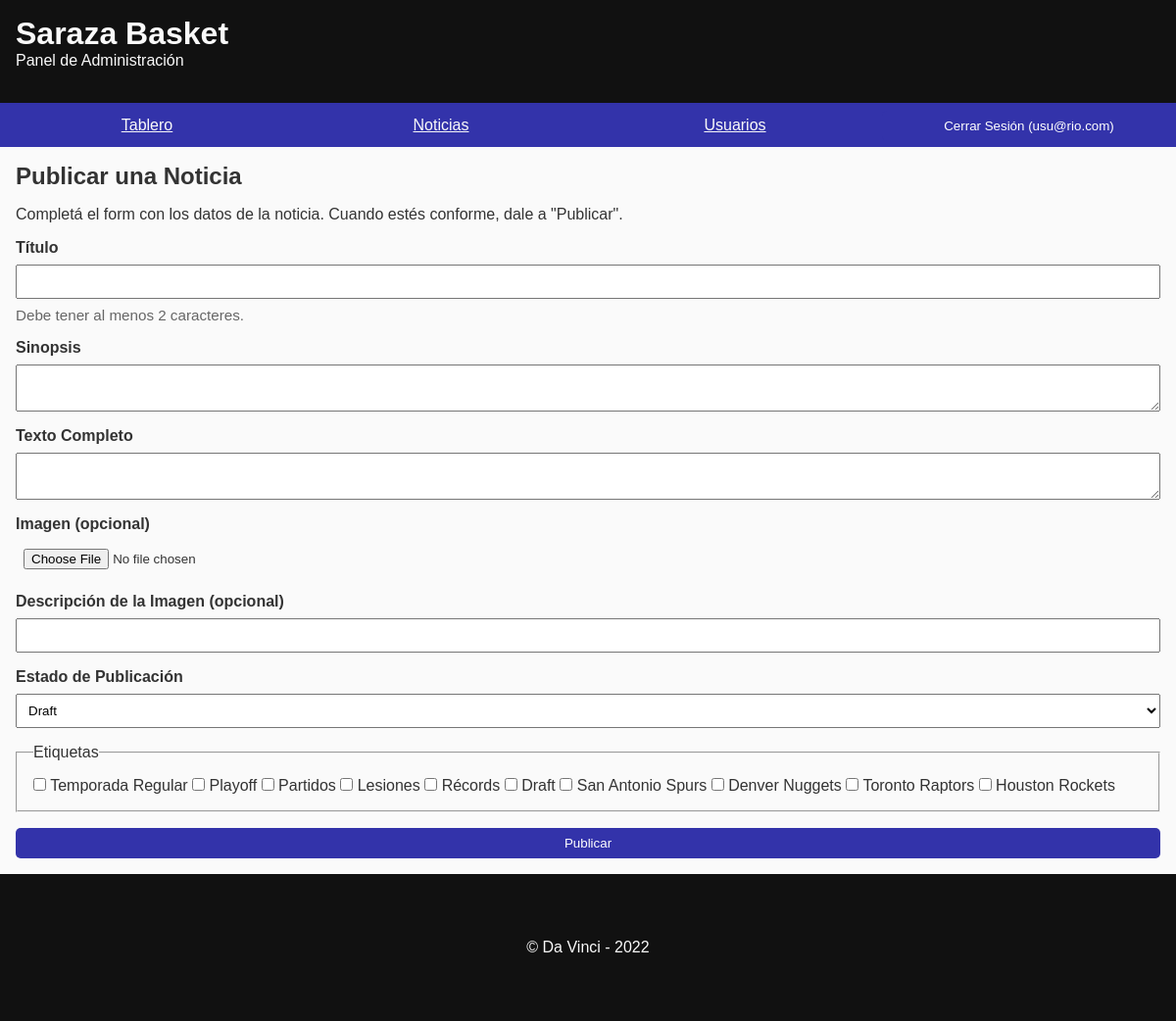
/noticias/final/admin/index.php?s=noticias-publicar (signed in), run on the app's committed database.
### tables this page shows
CREATE TABLE `usuarios` (
  `usuario_id` int(10) UNSIGNED NOT NULL,
  `rol_fk` tinyint(3) UNSIGNED NOT NULL,
  `email` varchar(255) NOT NULL,
  `password` varchar(255) NOT NULL,
  `username` varchar(60) DEFAULT NULL
);

CREATE TABLE `etiquetas` (
  `etiqueta_id` tinyint(3) UNSIGNED NOT NULL,
  `nombre` varchar(25) NOT NULL
);

### noticias/final/bootstrap/autoload.php (called while the page is built, shortened)
<?php
spl_autoload_register(function(string $className) {
	$classesDir = __DIR__ . '/..';
	$classPath = str_replace('DaVinci', 'classes', $className);
	$classPath = $classesDir . '/' . $classPath . '.php';
});

### noticias/final/classes/Auth/Auth.php (called while the page is built, shortened)
<?php
class Auth
{
	private ?Usuario $usuario = null;
	public function autenticado(): bool
	{
		return isset($_SESSION['usuario_id']);
	}
	public function getUsuario(): ?Usuario
	{
		if(!$this->usuario) {
			$this->usuario = (new Usuario)->traerPorId($_SESSION['usuario_id']);
		}
		return $this->usuario;
	}
}

### noticias/final/classes/Models/Modelo.php (called while the page is built, shortened)
<?php
class Modelo
{
	protected string $table = "";
	protected string $primaryKey = "";
	public function todo(): array
	{
		$db = DB::getConexion();
		$query = "SELECT * FROM " . $this->table;
		$stmt = $db->prepare($query);
		$stmt->execute();
		$stmt->setFetchMode(PDO::FETCH_CLASS, static::class);
		return $stmt->fetchAll();
	}
	public function traerPorId(int $id): self|null
	{
		$db = DB::getConexion();
		$query = "SELECT * FROM " . $this->table . "
				WHERE " . $this->primaryKey . " = ?";
		$stmt = $db->prepare($query);
		$stmt->execute([$id]);
		$stmt->setFetchMode(PDO::FETCH_CLASS, static::class);
		$obj = $stmt->fetch();
		return $obj;
	}
}

### noticias/final/classes/Models/Usuario.php (called while the page is built, shortened)
<?php
class Usuario extends Modelo
{
	private string $email;
	public function getEmail(): string
	{
		return $this->email;
	}
}

### noticias/final/classes/Models/EstadoPublicacion.php (called while the page is built, shortened)
<?php
class EstadoPublicacion extends Modelo
{
	private int $estado_publicacion_id;
	private string $nombre;
	public function getEstadoPublicacionId(): int
	{
		return $this->estado_publicacion_id;
	}
	public function getNombre(): string
	{
		return $this->nombre;
	}
}

### noticias/final/classes/Models/Etiqueta.php (called while the page is built, shortened)
<?php
class Etiqueta extends Modelo
{
	private int $etiqueta_id;
	private string $nombre;
	public function getEtiquetaId(): int
	{
		return $this->etiqueta_id;
	}
	public function getNombre(): string
	{
		return $this->nombre;
	}
}

### noticias/final/admin/views/noticias-publicar.php (the view, shortened to what this page needs)
<?php
$estados = (new EstadoPublicacion)->todo();
$etiquetas = (new Etiqueta)->todo();
$errores = $_SESSION['errores'] ?? [];
$dataForm = $_SESSION['data-form'] ?? ['estado_publicacion_fk' => null];
?>
<section class="container">
	<h1 class="mb-1">Publicar una Noticia</h1>
	<p class="mb-1">Completá el form con los datos de la noticia. Cuando estés conforme, dale a "Publicar".</p>
	<form action="acciones/noticias-publicar.php" method="post" enctype="multipart/form-data">
		<div class="form-fila">
			<label for="titulo">Título</label>
			<input
				type="text"
				id="titulo"
				name="titulo"
				class="form-control"
				aria-describedby="help-titulo <?= isset($errores['titulo']) ? 'error-titulo' : '';?>"
				value="<?= $dataForm['titulo'] ?? null;?>"
			>
			<div class="form-help" id="help-titulo">Debe tener al menos 2 caracteres.</div>
		</div>
		<div class="form-fila">
			<label for="sinopsis">Sinopsis</label>
			<textarea
				id="sinopsis"
				name="sinopsis"
				class="form-control"
				<?php if(isset($errores['sinopsis'])): ?> aria-describedby="error-sinopsis" <?php endif;?>
			><?= $dataForm['sinopsis'] ?? null;?></textarea>
		</div>
		<div class="form-fila">
			<label for="texto">Texto Completo</label>
			<textarea
				id="texto"
				name="texto"
				class="form-control"
				<?php if(isset($errores['texto'])): ?> aria-describedby="error-texto" <?php endif;?>
			><?= $dataForm['texto'] ?? null;?></textarea>
		</div>
		<div class="form-fila">
			<label for="imagen">Imagen (opcional)</label>
			<input
				type="file"
				id="imagen"
				name="imagen"
				class="form-control"
			>
		</div>
		<div class="form-fila">
			<label for="imagen_descripcion">Descripción de la Imagen (opcional)</label>
			<input
				type="text"
				id="imagen_descripcion"
				name="imagen_descripcion"
				class="form-control"
				value="<?= $dataForm['imagen_descripcion'] ?? null;?>"
			>
		</div>
		<div class="form-fila">
			<label for="estado_publicacion_fk">Estado de Publicación</label>
			<select name="estado_publicacion_fk" id="estado_publicacion_fk" class="form-control">
			<?php
			foreach($estados as $estado):
			?>
				<option
					value="<?= $estado->getEstadoPublicacionId();?>"
					<?= $estado->getEstadoPublicacionId() == $dataForm['estado_publicacion_fk'] ? 'selected' : '';?>
				>
					<?= $estado->getNombre();?>
				</option>
			<?php
			endforeach;
			?>
			</select>
		</div>
		<fieldset>
			<legend>Etiquetas</legend>
			<?php
			foreach($etiquetas as $etiqueta):
			?>
			<label>
				<input
					type="checkbox"
					name="etiquetas[]"
					value="<?= $etiqueta->getEtiquetaId();?>"
					<?= in_array($etiqueta->getEtiquetaId(), $dataForm['etiquetas'] ?? [])
						? 'checked'
						: '';?>
				>
				<?= $etiqueta->getNombre();?>
			</label>
			<?php
			endforeach;
			?>
		</fieldset>
		<button type="submit" class="button">Publicar</button>
	</form>
</section>

### noticias/final/admin/index.php (shortened to what this page needs)
<?php
$view = $_GET['s'] ?? 'dashboard';
$auth = new Auth;
?>
<!DOCTYPE html>
<html lang="es">
<head>
    <link rel="stylesheet" href="../css/estilos.css">
</head>
<body>
    <header id="main-header">
        <p class="brand">Saraza Basket</p>
        <p>Panel de Administración</p>
    </header>
    <nav id="main-nav">
        <div class="container-fixed">
            <?php
            if($auth->autenticado()):
            ?>
            <ul>
                <li><a href="index.php?s=dashboard">Tablero</a></li>
                <li><a href="index.php?s=noticias">Noticias</a></li>
                <li><a href="index.php?s=usuarios">Usuarios</a></li>
                <li>
                    <form action="acciones/cerrar-sesion.php" method="post">
                        <button type="submit" class="button">Cerrar Sesión (<?= $auth->getUsuario()->getEmail();?>)</button>
                    </form>
                </li>
            </ul>
            <?php
            endif;
            ?>
        </div>
    </nav>
    <main class="main-content">
        <?php
        require 'views/' . $view . '.php';
        ?>
    </main>
    <footer id="main-footer">
        <p>&copy; Da Vinci - 2022</p>
    </footer>
</body>
</html>

### noticias/final/css/estilos.css (style rules this page uses)
:root { --bg-main: #33a; --bg-nav: #336; --bg-footer: #333; --color-alert: #c00; --msg-error-text: #900; --msg-info-bg: #00a; --msg-info-text: #aaf; --msg-success-bg: #060; --msg-success-text: #cfc; }
* { margin: 0; padding: 0; -webkit-box-sizing: border-box; -moz-box-sizing: border-box; box-sizing: border-box; }
html { height: 100%; }
body { font-family: Verdana, Arial, sans-serif; display: grid; min-height: 100%; grid-template-columns: 100%; grid-template-rows: 105px 90px 1fr 150px; }
p { margin-bottom: .75rem; }
ul { margin-bottom: 1rem; }
.container, .container-full { padding: 1rem; }
.brand { margin-bottom: 0; font-size: 2rem; font-weight: 700; }
#main-header { padding: 1em; background-color: #111; color: #fafafa; }
#main-nav { background-color: var(--bg-main); }
#main-nav ul { display: flex; flex-wrap: wrap; margin-bottom: 0; list-style: none; text-align: center; }
#main-nav ul li { width: 50%; height: 45px; line-height: 45px; }
#main-nav ul li a { display: block; color: #fafafa; }
.main-content { min-height: 100%; background-color: #fafafa; color: #333; }
#main-footer { height: 150px; background-color: #111; color: #fafafa; line-height: 150px; text-align: center; }
#main-footer p { margin-bottom: 0; }
fieldset { padding: 1rem; margin-bottom: 1rem; }
.form-fila { margin-bottom: 1em; }
.form-fila label { display: block; margin-bottom: .5rem; font-weight: 700; }
.form-control { display: block; width: 100%; padding: .5rem; }
.button { width: 100%; padding: .5rem 1rem; border: 0; border-radius: 5px; background-color: var(--bg-main); color: #fff; }
.mb-1 { margin-bottom: 1rem; }
.form-help { color: #666; margin-top: .5rem; font-size: .95rem; }
@media all and (min-width: 41.25em) { body { grid-template-rows: 105px 45px 1fr 150px; } }
@media all and (min-width: 41.25em) { #main-nav ul li { width: 25%; } }
@media all and (min-width: 68.75em) { .main-content, #main-content-admin, .container-fixed { max-width: 1500px; width: 100%; margin: auto; } }

### data on the page
usuarios: email "usu@rio.com"
etiquetas: nombre "Temporada Regular"
etiquetas: nombre "Playoff"
etiquetas: nombre "Partidos"
etiquetas: nombre "Lesiones"
etiquetas: nombre "Récords"
etiquetas: nombre "Draft"
etiquetas: nombre "San Antonio Spurs"
etiquetas: nombre "Denver Nuggets"
etiquetas: nombre "Toronto Raptors"
etiquetas: nombre "Houston Rockets"

### other printed values
form field estado_publicacion_fk "Draft"
